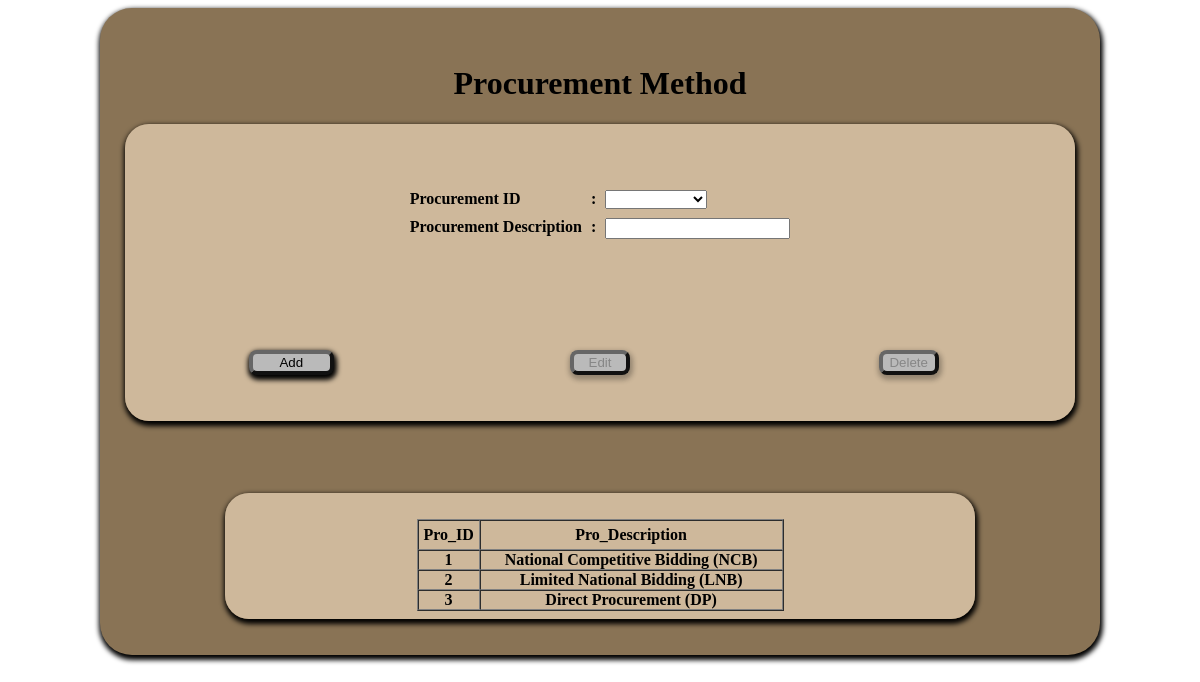
The page /Pro_method.php on the database its author committed.
### tables this page shows
CREATE TABLE `pc_procurement_method_tbl` (
  `pro_id` int(11) NOT NULL,
  `description` varchar(100) NOT NULL
);

### phpfncs/Database.php (called while the page is built, shortened)
<?php
class DBOperations
{
private $ServerCon;
	public function Connect_to_DB($db)
	{
	$this->ServerCon = mysql_connect("localhost","root","");
	if (!$this->ServerCon)
		  {
		  die('Could not connect: ' . mysql_error());
		  }
	  else
		  {
			$this->DbCon =mysql_select_db('misaccdb', $this->ServerCon);
		  }
	}
	public function Exe_Qry($query)
	{
			$result = mysql_query($query, $this->ServerCon);
				if(!$result)
				{
					die('DB Error: ' . mysql_error(). " <br/>" .$query);
					echo '<script> alert ("'. mysql_error() .'"); </script>';
				}
				else
				{
					return $result;
				}
	}
}
?>

### Pro_method.php (the view, shortened to what this page needs)
<!DOCTYPE html>
<html>
<head>
<link href="css/Css_file.css" rel="stylesheet" type="text/css">
<?php
require_once ("phpfncs/Database.php");
$db = new DBOperations("attend_db");
$butOp=false;
?>
</head>
	<body>
	<?php
	if (isset($_POST['txtpro_id']) && ($_POST['txtpro_id'] != "new")){
		$pro_id = $_POST['txtpro_id'];
	}else{
	}if (isset($_POST['txtdescription'])){
		$pro_descrip = $_POST['txtdescription'];
	}else{
		$pro_descrip = "";
	}
?>
<div id="wrapp">
	<form name="form1" method="post" action="" onSubmit="return validate_form(this);" class="plain">
<table align="center" class="searchResults">
		<table width="94%" height="297"  border="0" align="center" cellpadding="10" cellspacing="1" id="wrapped2">
		  <caption><h1>Procurement Method</h1></caption>
				<tr>
					<th>
					<table align="center"  border="0" cellpadding="4" cellspacing="1" style="color:#000000">
                <div class="combobox">
				<tr>
					<th valign="top" scope="row"><div align="left">Procurement ID</div></th>
					<th valign="top">:</th>
							<td align="left">
							<select name = "txtpro_id" id = "txtpro_id" onchange = "document.form1.submit()">
			</td>
    </tr>
				</tr>
				</div>
				<tr>
					<th valign="top" scope="row"><div align="left">Procurement Description</div></th>
					<th valign="top">:</th>
					<td align="left">
					<input name="txtdescription" id="txtdescription" type="text" value="<?php echo $pro_descrip;?>"></td>
				</tr>
			<br/>
			<br/>
			<tr>
				<td class="tbrow" colspan="3" >
				<table width="100%" >
					<tr >
						<td class="tbrow" width="22%"> <div align="center"><font color="#FF33CC" size="1">
							<input name="btnadd" type="submit" id="btnadd" value="Add" <?php if ($butOp){echo 'disabled="disabled"';}?>>
							</font></div>
						</td>
					<td class="tbrow" width="22%"> <div align="center"><font color="#FF33CC">
							<input name="btnEdit" id="btnEdit" type="submit" value="Edit" <?php if ($butOp == false){echo 'disabled="disabled"';}?> class="button" style="width:60px;"/>
							</font></div>
						   <td class="tbrow" width="22%"> <div align="center"><font color="#FF33CC">
						   <input name="btndelete" id="btndelete" type="submit" value="Delete" <?php if ($butOp == false){echo 'disabled="disabled"';}?> class="button"  style="width:60px;" />
							</font></div>
						</td>
				</tr>
				</table>
				</td>
			</tr>
<br/>
			<br/>
				<br/>
			<br/>
			<table id="wrapped" align="center" cellspacing="3" cellpadding="5" border="0">
			<tr>
				<th>
				<?php
					$result1=$db->Exe_Qry("SELECT * FROM pc_procurement_method_tbl ORDER BY pro_id");
					if(mysql_num_rows($result1)>0){
					if ($myrow = mysql_fetch_array($result1)) {
					echo '<br>';
					echo '<table id = "table2" align="center" border="1" cellspacing="0" cellpadding="0" width=50% >'."\n";
					echo '<tr height="30">';
					echo '<td class="tbrow" ><div align="center">Pro_ID</td>';
					echo '<td class="tbrow" ><div align="center">Pro_Description</td>';
					echo "</tr>\n";
					do {
				?>
				<tr>
                	<td class="" ><?php echo $myrow['pro_id']; ?></td>
					<td class="" ><?php echo $myrow['description']; ?></td>
				<?php
					}
					while ($myrow = mysql_fetch_array($result1));
					echo '</table>';
					}
					}
					else{
						echo "No Result to Display";
					}
				?>
				</th>
			</table>
	<br />
	<br />
</body>
</html>

### css/Css_file.css (style rules this page uses)
Caption { color:#000000; white-space:nowrap; }
#wrapp { width:1000px; margin:auto; background:#897355; box-shadow:1px 3px 5px 2px; border-radius:2em; }
input[type="submit"],#browse,#start-upload,.butt { background:#bababa; border-radius: 8px; border-color:#666666; border-width:4px; width:85px; box-shadow:1px 3px 5px 2px; }
#wrapped { background:url(../images/inbg5.png); margin:auto; width:750px; box-shadow:1px 3px 5px 2px; border-radius:1.5em; }
#wrapped2 { background:url(../images/inbg5.png); margin:auto; width:95%; box-shadow:1px 3px 5px 2px; border-radius:1.5em; }
th, td { font-weight:bolder; vertical-align:central; color:#000; font-size:16px; }

### rows shown on the page
pc_procurement_method_tbl: pro_id "1", description "National Competitive Bidding (NCB)"
pc_procurement_method_tbl: pro_id "2", description "Limited National Bidding (LNB)"
pc_procurement_method_tbl: pro_id "3", description "Direct Procurement (DP)"
